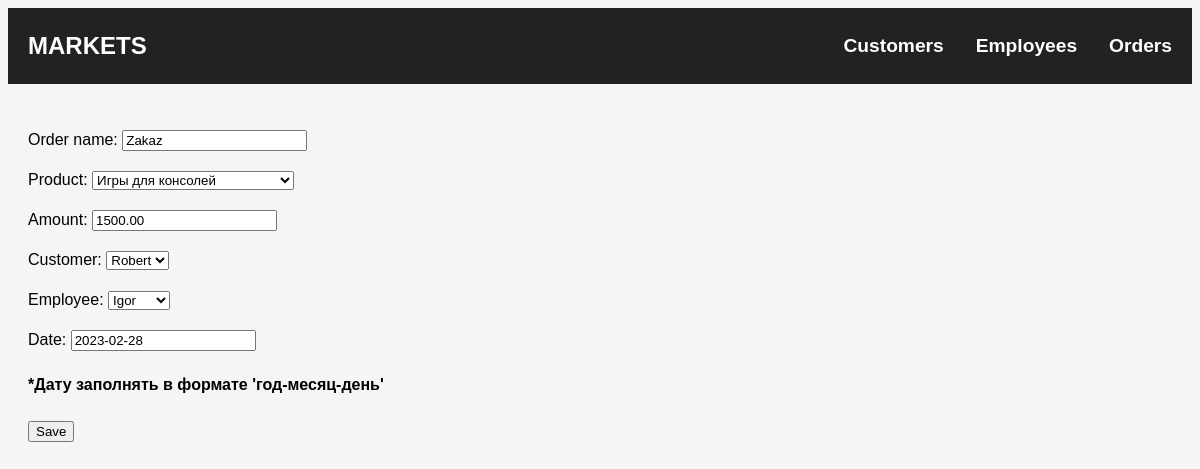
Screenshot of /order/7/edit/ with the database file from the repository.
### dashboard/models.py (models this page shows, shortened)
class Order(models.Model):
    order_name = models.CharField(
        max_length=225,
        null=True,
        blank=True,
        verbose_name='Order name'
    )
    product = models.ForeignKey(
        Product,
        on_delete=models.CASCADE
    )
    employee = models.ForeignKey(
        Employee,
        on_delete=models.CASCADE
    )
    customer = models.ForeignKey(
        Customer,
        on_delete=models.CASCADE
    )
    date = models.DateField(
        null=True,
        blank=True
    )
    amount = models.DecimalField(
        max_digits=10,
        decimal_places=2
    )
    class Meta:
        verbose_name = 'Order'
        verbose_name_plural = 'Orders'

### dashboard/views.py (the view)
# urls.py: path('order/<int:pk>/edit/', views.order_update, name='order_update'),
def order_update(request, pk):
    order = Order.objects.get(id=pk)
    form = OrderForm(instance=order)
    if request.method == 'POST':
        form = OrderForm(request.POST, instance=order)
        if form.is_valid():
            form.save()
            return redirect('dashboard:order_list')
    context = {'form': form}
    return render(request, 'order_form.html', context)

### dashboard/forms.py
class OrderForm(forms.ModelForm):
    class Meta:
        model = Order
        fields = ['id', 'order_name', 'product', 'amount', 'customer', 'employee', 'date']

### dashboard/models.py (called while the page is built)
    def __str__(self):
        return self.customer_name

    def __str__(self):
        return self.employee_name

### markets/models.py (called while the page is built)
    def __str__(self):
        return self.product_name

### dashboard/templates/order_form.html (shortened to what this page needs)
{% extends 'base.html' %}
{% block content %}
  <div class="container">
    <form method="post" class="form-group">
      {{ form.as_p }}
      <h4 class="text-muted">*Дату заполнять в формате 'год-месяц-день'</h4>
      <button type="submit" class="btn btn-primary">{{ button_text }}Save</button>
    </form>
  </div>
{% endblock %}

### dashboard/templates/base.html (style rules this page uses)
body { font-family: Arial, sans-serif; font-size: 16px; line-height: 1.5; background-color: #f5f5f5; }

### rows the page displays
Order: order_name "Zakaz", product "Игры для консолей", amount "1500.00", customer "Robert", employee "Igor", date "2023-02-28"
